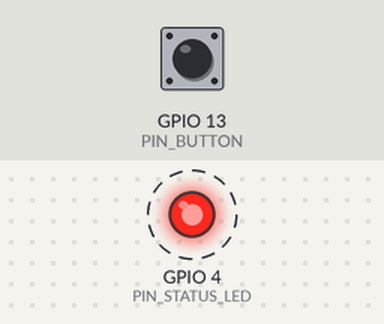
Simulated run of this sketch. Board: ESP32. On the bench: output pins drawn as LEDs (lit = HIGH). Dashed ring = blinking. The test bench sets the inputs (shaded band); at power-on: GPIO 13 (PIN_BUTTON) HIGH. What the sketch prints to the serial monitor is not drawn.

Above: at 1.2 s.
1.3 s: GPIO 13 (PIN_BUTTON) pulled LOW for 0.15 s
Timing chart, 0 to 10.3 s (numbered marks = the images above; inputs shaded):
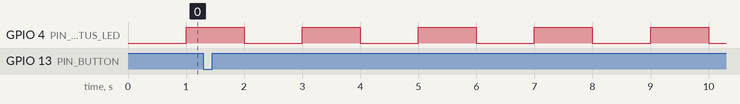

Measured:
- by itself, GPIO 4 (PIN_STATUS_LED): alternates HIGH for 1.0 s and LOW for 1.0 s

The sketch:

module08_millis_cure.ino
```cpp
// Module 8 - Practice 1 (part B): the cure, the millis() pattern
// Same circuit: status LED on D4, button on D13.
// The LED still switches every 1 second, but the button is checked thousands of times per second.

const int PIN_STATUS_LED = 4;
const int PIN_BUTTON = 13;
const unsigned long BLINK_DELAY = 1000;      // the LED switches every 1 second, just like the delay() version
const unsigned long REPORT_INTERVAL = 2000;  // report every 2 seconds
const unsigned long DEBOUNCE_DELAY = 30;     // milliseconds: the button reading must stay steady this long

unsigned long lastBlinkTime = 0;
unsigned long lastReportTime = 0;
unsigned long lastChangeTime = 0;
bool ledOn = false;
int previousReading = HIGH;
int stableButton = HIGH;
int pressCount = 0;
unsigned long loopCount = 0;  // loop() passes since the last report

void setup() {
  Serial.begin(115200);
  pinMode(PIN_STATUS_LED, OUTPUT);
  pinMode(PIN_BUTTON, INPUT_PULLUP);
  Serial.println("Practice 1B - millis() version: press the button 5 times again.");
}

void loop() {
  unsigned long now = millis();
  loopCount++;

  // Task 1: the LED, with the millis() pattern: "has 1 second passed since it last switched?"
  if (now - lastBlinkTime >= BLINK_DELAY) {
    lastBlinkTime = now;
    ledOn = !ledOn;
    digitalWrite(PIN_STATUS_LED, ledOn);
  }

  // Task 2: the button, checked on every pass
  int reading = digitalRead(PIN_BUTTON);
  if (reading != previousReading) {
    previousReading = reading;
    lastChangeTime = now;
  }
  if (reading != stableButton && now - lastChangeTime >= DEBOUNCE_DELAY) {
    stableButton = reading;
    if (stableButton == LOW) {
      pressCount++;
      Serial.println("Button pressed!");
    }
  }

  // Task 3: a report every 2 seconds, including how many times loop() managed to run
  if (now - lastReportTime >= REPORT_INTERVAL) {
    lastReportTime = now;
    Serial.print("Second ");
    Serial.print(now / 1000);
    Serial.print(": loop() ran ");
    Serial.print(loopCount);
    Serial.print(" times in the last 2 seconds. Presses recorded: ");
    Serial.print(pressCount);
    Serial.println(".");
    loopCount = 0;
  }
}
```
